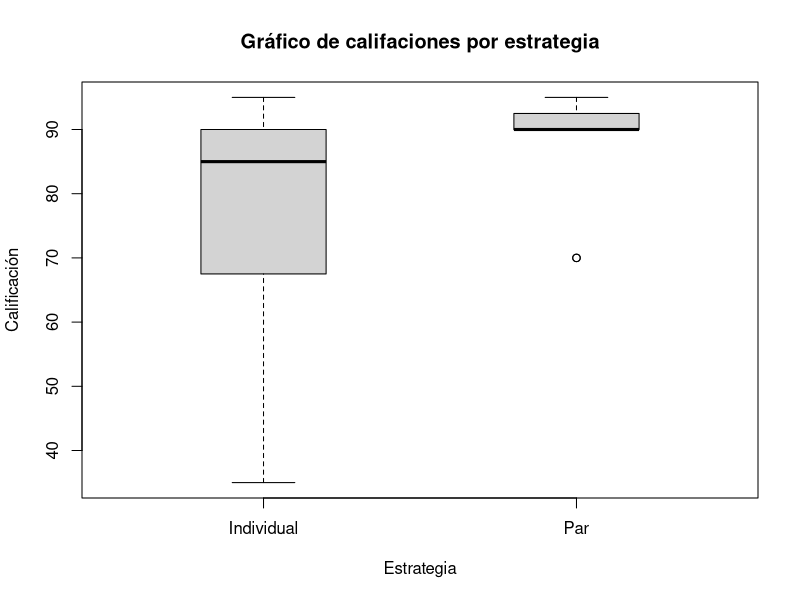
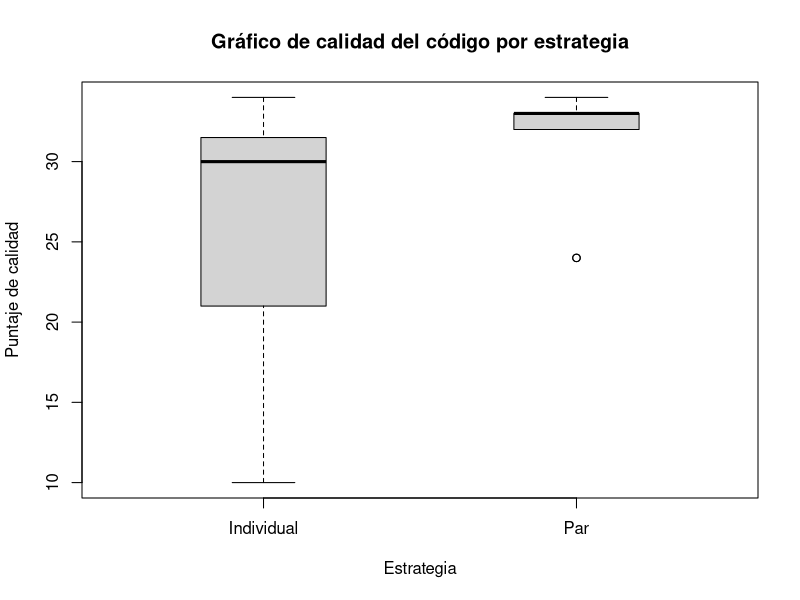

Source code (R) for these figures, in order:
# Calificaciones
sc_indv <- c(65, 90, 35, 85, 45, 90, 85, 90, 90, 85, 95, 75, 70, 35, 85)
sc_par <- c(90, 95, 70, 90, 70, 90, 90, 95, 90, 90, 95, 90, 90, 90, 95)

# Calidad del código
cq_indv <- c(32, 31, 10, 18, 14, 30, 34, 32, 34, 30, 31, 24, 24, 15, 29)
cq_par <- c(33, 32, 24, 32, 24, 33, 32, 34, 32, 33, 33, 33, 32, 33, 34)

#boxplot(sc_indv, sc_par, col=rgb(0, 0.5, 1), alpha = 0.5)
#boxplot(cq_indv, cq_par, col=rgb(0, 0.5, 0), alpha = 0.5)


sc_data <- data.frame("Individual"= sc_indv, "Par"=sc_par)
cq_data <- data.frame("Individual"=cq_indv, "Par"=cq_par)


mypath=file.path("~", "r-studio", "plots", "calificaciones_caja.png")
png(file=mypath)
boxplot(sc_data
        , main="Gráfico de califaciones por estrategia"
        , xlab="Estrategia"
        , ylab="Calificación"
        , boxwex=.4)
dev.off()

mypath=file.path("~", "r-studio", "plots", "calidad_caja.png")
png(file=mypath)
boxplot(cq_data
        , main="Gráfico de calidad del código por estrategia"
        , xlab="Estrategia"
        , ylab="Puntaje de calidad"
        , boxwex=.4)
dev.off()

median(sc_indv)
median(sc_par)

median(cq_indv)
median(cq_par)

wilcox.test(sc_data$Individual, sc_data$Par, paired=TRUE, alternative = "two.sided")
wilcox.test(cq_data$Individual, cq_data$Par, paired=TRUE, alternative = "two.sided")
